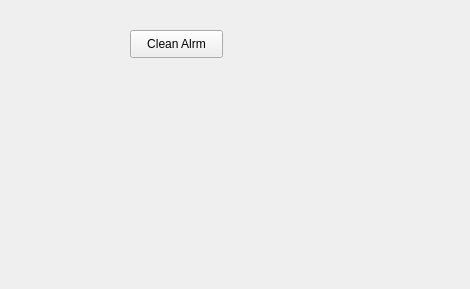
<?xml version="1.0" encoding="UTF-8"?>
<ui version="4.0">
 <class>Form</class>
 <widget class="QWidget" name="Form">
  <property name="geometry">
   <rect>
    <x>0</x>
    <y>0</y>
    <width>470</width>
    <height>289</height>
   </rect>
  </property>
  <property name="windowTitle">
   <string>Alarm</string>
  </property>
  <widget class="QPushButton" name="clean_alarm_btn">
   <property name="geometry">
    <rect>
     <x>130</x>
     <y>30</y>
     <width>93</width>
     <height>28</height>
    </rect>
   </property>
   <property name="text">
    <string>Clean Alrm</string>
   </property>
  </widget>
 </widget>
 <resources>
  <include location="../resources/resources.qrc"/>
 </resources>
 <connections/>
</ui>
